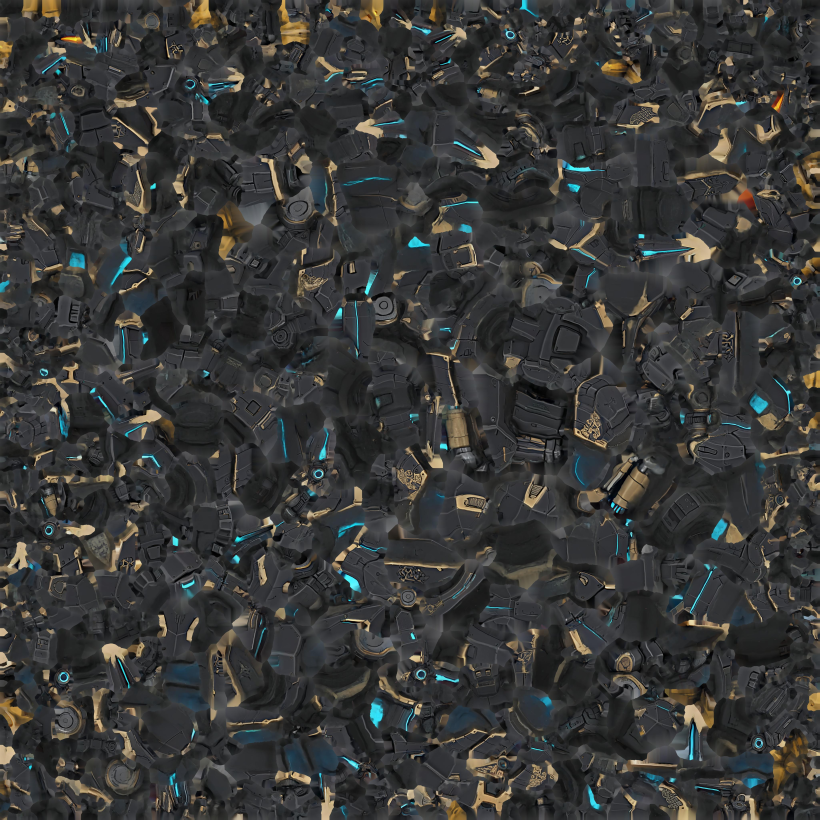
#> input picture game/player/model/hero3/hero3_Color_0ce34ee2-4cd6-4988-9ce5-b081ba1aa3f0.jpg, 4096 x 4096 px (shown at 1/5 size); its folder holds only this picture in this run
$ python hero3_emissive.py
#> lines starting #> are read from the running program, lines starting #| are printed output that depends on the picture; after the words box and inside, x2 and y2 are one past the last pixel; in counts of white or black regions, pixels touching at a corner belong together
#!/usr/bin/env python3
"""Derive the Tianshu emission / trim mask from the Tripo colour atlas (hero-v3 r7).

    python3 blender/hero3/hero3_emissive.py [--preview] [--uv=<dir>]

The shipped body material had no emission at all, so the concept's cyan seam lines were only albedo
pixels: on the shaded side of the mech they went black and the hero read as a silhouette in every
trailer shot (lead r7). Tripo bakes the lines into the albedo, so the mask is recovered from the
albedo by hue and written beside it:

    R  accent lines   steady cyan seams, the concept's armour piping
    G  vents          amber glow inside the head / chest UV islands, pulsed at runtime
    B  gold trim      so the shader can push metallic to 1.0 on the trim alone

Writes `game/player/model/hero3/hero3_Emission.png` (4K) and `hero3_lod1_Emission.png` (2K), plus a
`captures/hero3_emission_mask.jpg` contact sheet when --preview is given. `--uv` points at the
per-bone UV rasters from `hero3_uv.py`; without them the vent channel falls back to the amber hue
rule over the whole atlas.
"""
from __future__ import annotations

import argparse
import glob
import os
from typing import Dict, Optional, Tuple

import numpy as np
from PIL import Image, ImageFilter

ROOT = os.path.dirname(os.path.dirname(os.path.dirname(os.path.abspath(__file__))))
OUT_DIR = os.path.join(ROOT, "game", "player", "model", "hero3")
CAPTURES = os.path.join(ROOT, "captures")
UV_DIR = os.path.join(ROOT, "tmp", "hero-v3", "uv")

## Measured on the 4K atlas: the seams sit at hue 187 +- 12, and the teal glow pools the Tripo bake
## leaves around the wider vents drop to V 0.24 before they stop reading as cyan. The bronze screws
## and the rust streaks that share the warm end sit at hue < 30, so the gold band starts at 33.
CYAN_HUE = (168.0, 206.0)
CYAN_SAT = 0.35
CYAN_VAL = 0.24
AMBER_HUE = (8.0, 46.0)
AMBER_SAT = 0.50
AMBER_VAL = 0.50
GOLD_HUE = (33.0, 60.0)
GOLD_SAT = 0.30
GOLD_VAL = 0.42
## Bones whose UV islands may carry a vent. Everything else is piping and trim.
VENT_BONES = ("Head", "Neck", "Spine01", "Spine02")
## The seams are 3-8 px wide at 4K; a close joins the gaps the JPEG left in them and an open drops
## the isolated specks the hue rule picks up inside the panel noise.
CLOSE_PX = {4096: 5, 2048: 3}
OPEN_PX = {4096: 3, 2048: 3}
SOFT_PX = {4096: 1.6, 2048: 1.0}


def hsv(rgb: np.ndarray) -> Tuple[np.ndarray, np.ndarray, np.ndarray]:
    """Hue in degrees, saturation and value from a float [0, 1] RGB array."""
    mx = rgb.max(2)
    mn = rgb.min(2)
    d = mx - mn
    r, g, b = rgb[..., 0], rgb[..., 1], rgb[..., 2]
    hue = np.zeros_like(mx)
    live = d > 1e-6
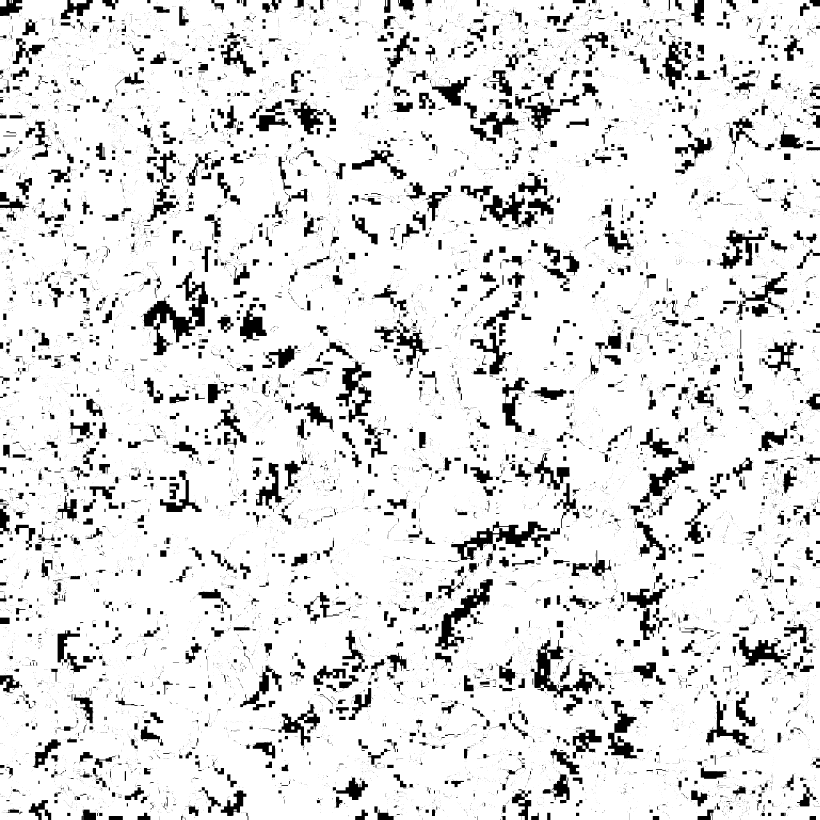
#> live: shape (4096, 4096) bool (shown at 1/5 size); 88.3% white; 21512 black regions (18724 under 20 px), largest, box (x1, y1, x2, y2) and area: (704, 1354, 1040, 1776) 41375, (2256, 2608, 2800, 2800) 31518, (2652, 3199, 2992, 3488) 28115
    idx = (mx == r) & live
#> idx: shape (4096, 4096) bool; 19.3% white; 5550 white regions (3492 under 20 px), largest, box (x1, y1, x2, y2) and area: (915, 0, 1553, 304) 68997, (3679, 3642, 4096, 4096) 63768, (2127, 3620, 2628, 4096) 59746
    hue[idx] = ((g - b)[idx] / d[idx]) % 6
    idx = (mx == g) & live
#> idx: shape (4096, 4096) bool; 17.8% white; 19720 white regions (13897 under 20 px), largest, box (x1, y1, x2, y2) and area: (3248, 2272, 3718, 2784) 66727, (1040, 448, 1392, 790) 47742, (1657, 2064, 1984, 2448) 41973
    hue[idx] = ((b - r)[idx] / d[idx]) + 2
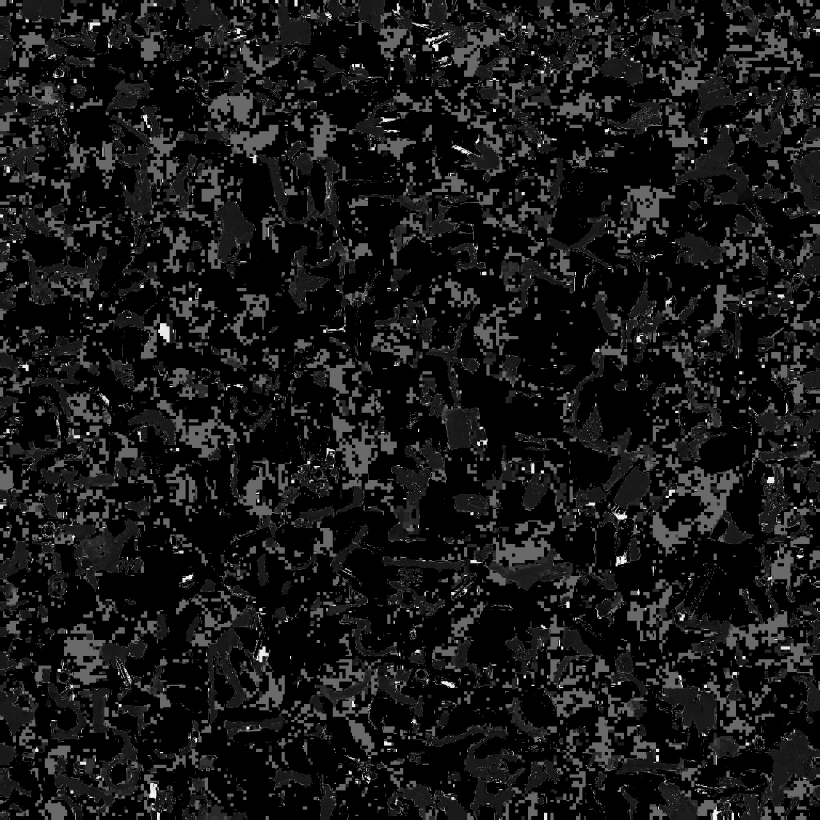
#> hue: shape (4096, 4096) float32 (shown at 1/5 size); min 0, max 5.99, mean 0.553; drawn with min black and max white
    idx = (mx == b) & live
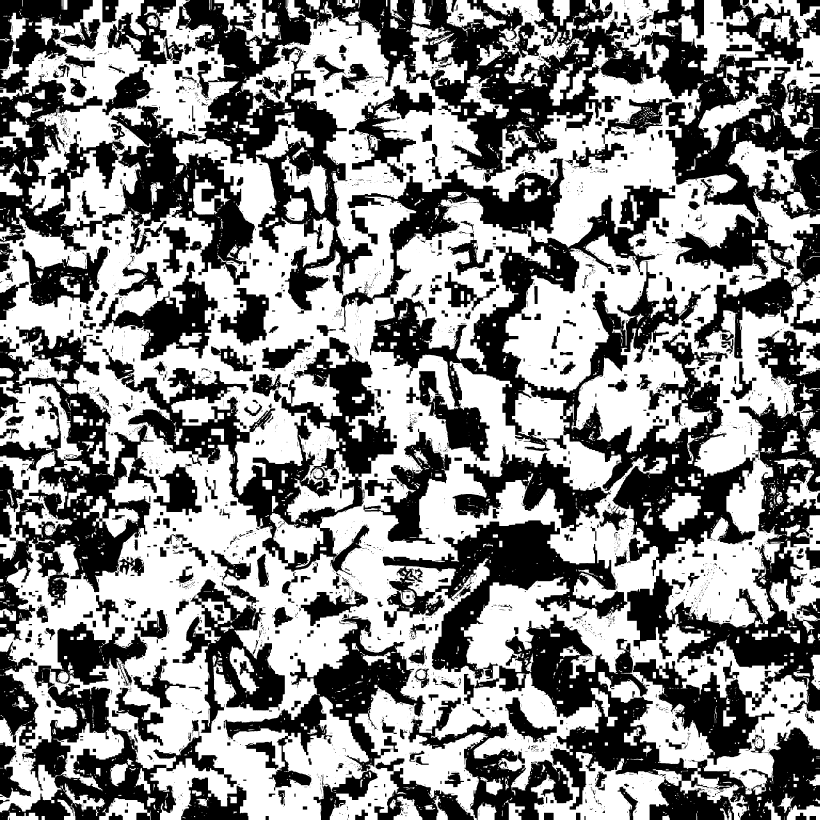
#> idx: shape (4096, 4096) bool (shown at 1/5 size); 54.2% white; 4309 black regions (2728 under 20 px), largest, box (x1, y1, x2, y2) and area: (552, 0, 4096, 1424) 1599303, (1705, 790, 3776, 2880) 955857, (3136, 1654, 4096, 3824) 557788
    hue[idx] = ((r - g)[idx] / d[idx]) + 4
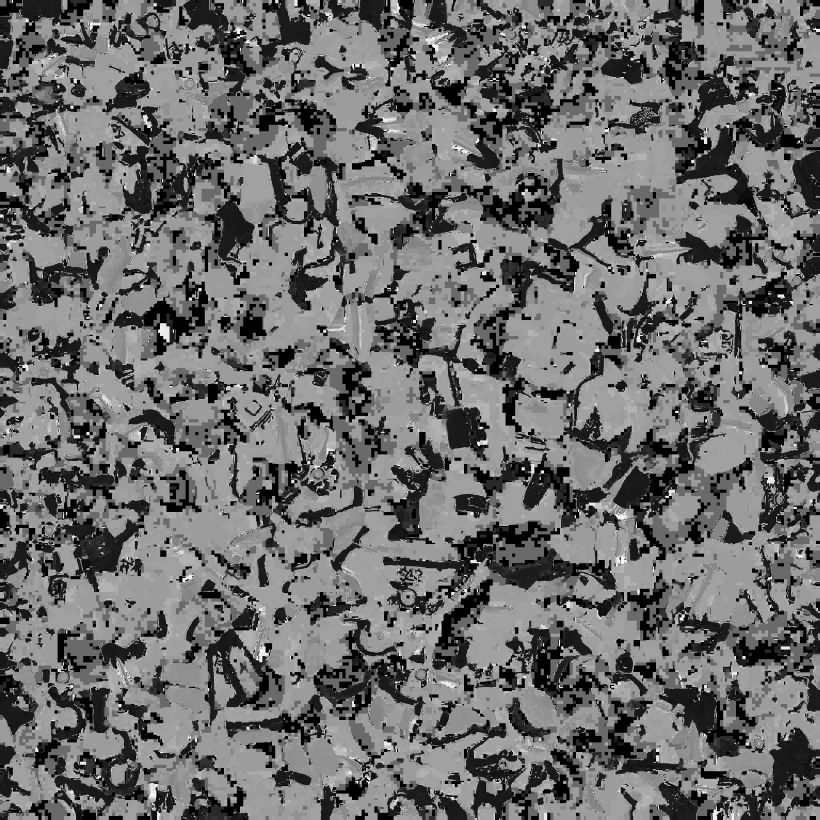
#> hue: shape (4096, 4096) float32 (shown at 1/5 size); min 0, max 5.99, mean 2.56; drawn with min black and max white
    sat = np.where(mx > 0, d / np.maximum(mx, 1e-6), 0.0)
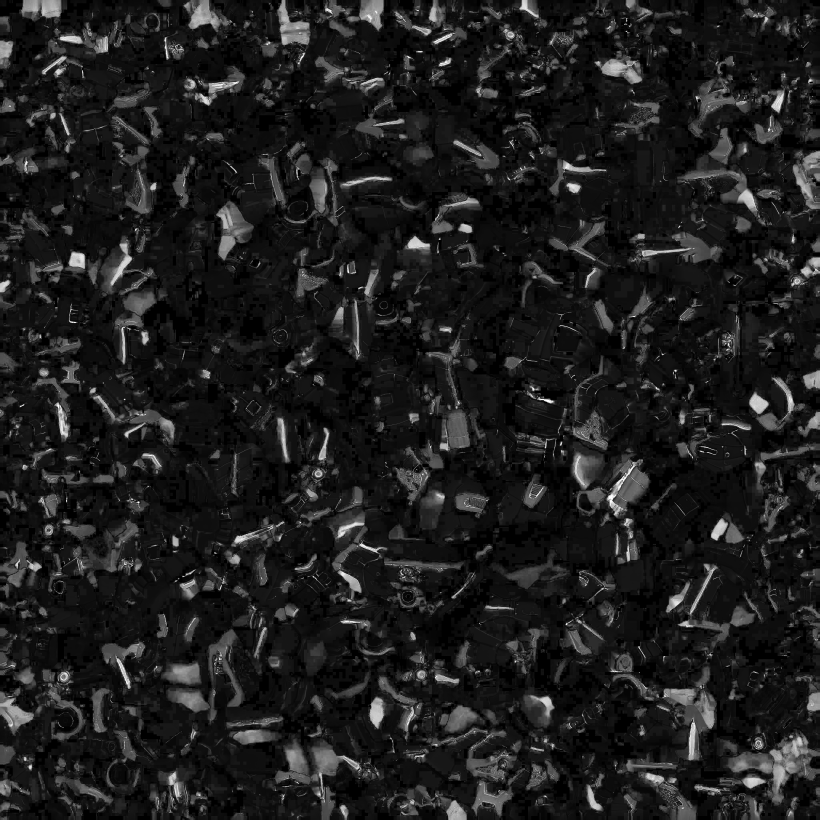
#> sat: shape (4096, 4096) float32 (shown at 1/5 size); min 0, max 1, mean 0.118
    return hue * 60.0, sat, mx


def band(hue: np.ndarray, sat: np.ndarray, val: np.ndarray, h: Tuple[float, float],
         s: float, v: float) -> np.ndarray:
#> called with h = (168, 206), s = 0.35, v = 0.24
    return (hue >= h[0]) & (hue <= h[1]) & (sat >= s) & (val >= v)
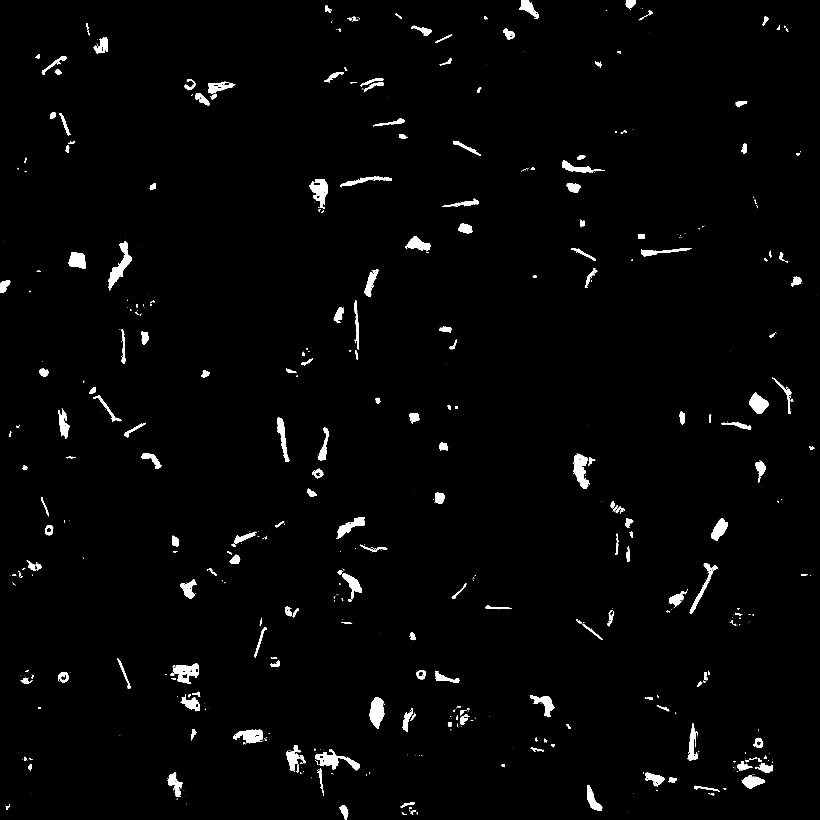
#> returned value: shape (4096, 4096) bool (shown at 1/5 size); 1.7% white; 1288 white regions (956 under 20 px), largest, box (x1, y1, x2, y2) and area: (543, 1206, 660, 1441) 8108, (1849, 3487, 1923, 3644) 7766, (1576, 3748, 1800, 3852) 6988


def clean(mask: np.ndarray, res: int) -> np.ndarray:
    """Close, open, then soften: a seam survives as one continuous line, speckle does not, and the
    1 px blur gives the shader a falloff instead of a hard-edged sticker."""
#> called with res = 4096
    img = Image.fromarray((mask * 255).astype(np.uint8))
#> (the run stopped early here; a loop or call above may not have finished)
